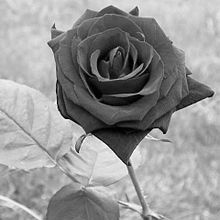
#> input picture gray_rose.jpg, 220 x 220 px
$ python fre_graphs.py
#> lines starting #> are read from the running program, lines starting #| are printed output that depends on the picture
import cv2
import numpy as np
import matplotlib.pyplot as plt
import os
import subprocess
import sys
from matplotlib import colors

img = cv2.imread('gray_rose.jpg',0)
#> img is the input picture: shape (220, 220); min 0, max 255, mean 148.4
dft = cv2.dft(np.float32(img),flags = cv2.DFT_COMPLEX_OUTPUT)
reales = []
complejos = []
for i in range(0,220):
    for j in range(0,220):
        r,c = dft[i][j]
        reales.append(r)
        complejos.append(c)
#> after the loop, complejos = 48400 items; reales = 48400 items

def img_real_frec(y,real):
    font = {'family': 'serif',
        'color':  'darkred',
        'weight': 'normal',
        'size': 16,
        }
    if(real):
        fig = plt.figure()
        x = np.arange(48400)

        plt.subplot(111)
        plt.plot(x,y,linestyle='-')
        plt.plot(np.arange(48400),np.zeros(48400),color='black',linewidth=0.01,label='zero line')
        plt.ticklabel_format(style='sci', axis='y', scilimits=(0,0))
        plt.ticklabel_format(style='sci', axis='x', scilimits=(0,0))
        plt.legend(loc=2, prop={'size': 4})
        plt.title("Real part value per frecuency",fontdict=font)
        plt.xlabel('Frecuencies',fontsize=7)
        plt.ylabel('Real part value',fontsize=7)

        plt.savefig("real_frec.pdf")
    else:
        fig = plt.figure()
        x = np.arange(48400)

        plt.subplot(111)
        plt.plot(x,y,linestyle='-')
        plt.plot(np.arange(48400),np.zeros(48400),color='black',linewidth=0.01,label='zero line')
        plt.ticklabel_format(style='sci', axis='y', scilimits=(0,0))
        plt.ticklabel_format(style='sci', axis='x', scilimits=(0,0))
        plt.legend(loc=2, prop={'size': 4})
        plt.title("Imaginary part value per frecuency",fontdict=font)
        plt.xlabel('Frecuencies',fontsize=7)
        plt.ylabel('Imaginary part value',fontsize=7)

        plt.savefig("imaginary_frec.pdf")

def img_real_sections(y,real):
    x = np.arange(48400)
    font = {'family': 'serif',
        'color':  'darkred',
        'weight': 'normal',
        'size': 5,
        }
    if(real):
        fig = plt.figure()
        plt.subplot(321)
        plt.ylim(-100,100)
        y = np.array(y)
        #print y[np.abs(y)<10]
        plt.scatter(x[np.abs(y)<10],y[np.abs(y)<10],s=1,c='red',label=r'$368 (0.76 \%)$')
        plt.scatter(x[np.abs(y)>=10],y[np.abs(y)>=10],s=1,c='gray')
        plt.plot(np.arange(48400),np.zeros(48400),color='black',linewidth=0.01,label='zero line')
        plt.ticklabel_format(style='sci', axis='y', scilimits=(0,0))
        plt.ticklabel_format(style='sci', axis='x', scilimits=(0,0))
        plt.title("Frec real part value less than 10",fontdict=font)
        plt.legend(loc=2, prop={'size': 4})
        plt.xlabel('Frecuencies',fontsize=5)
        plt.ylabel('Real part value',fontsize=5)

        plt.subplot(322)
        plt.ylim(-1000,1000)
        #print np.shape(y[np.abs(y)<100])
        plt.scatter(x[np.abs(y)<100],y[np.abs(y)<100],s=1,c='red',label=r'$3284 (6.78 \%)$')
        plt.scatter(x[np.abs(y)>=100],y[np.abs(y)>=100],s=1,c='gray')
        plt.plot(np.arange(48400),np.zeros(48400),color='black',linewidth=0.01,label='zero line')
        plt.ticklabel_format(style='sci', axis='y', scilimits=(0,0))
        plt.ticklabel_format(style='sci', axis='x', scilimits=(0,0))
        plt.title("Frec real part value less than 100",fontdict=font)
        plt.legend(loc=2, prop={'size': 4})
        plt.xlabel('Frecuencies',fontsize=5)
        plt.ylabel('Real part value',fontsize=5)

        plt.subplot(323)
        plt.ylim(-10000,10000)
        #print np.shape(y[np.abs(y)<1000])
        plt.scatter(x[np.abs(y)<1000],y[np.abs(y)<1000],s=1,c='red',label=r'$25651 (52.99\%)$')
        plt.scatter(x[np.abs(y)>=1000],y[np.abs(y)>=1000],s=1,c='gray')
        plt.plot(np.arange(48400),np.zeros(48400),color='black',linewidth=0.01,label='zero line')
        plt.ticklabel_format(style='sci', axis='y', scilimits=(0,0))
        plt.ticklabel_format(style='sci', axis='x', scilimits=(0,0))
        plt.title("Frec real part value less than 1000",fontdict=font)
        plt.legend(loc=2, prop={'size': 4})
        plt.xlabel('Frecuencies',fontsize=5)
        plt.ylabel('Real part value',fontsize=5)

        plt.subplot(324)
        plt.ylim(-100000,100000)
        #print np.shape(y[np.abs(y)<10000])
        plt.scatter(x[np.abs(y)<10000],y[np.abs(y)<10000],s=1,c='red',label=r'$ 47111 (97.33 \%)$')
        plt.scatter(x[np.abs(y)>=10000],y[np.abs(y)>=10000],s=1,c='gray')
        plt.plot(np.arange(48400),np.zeros(48400),color='black',linewidth=0.01,label='zero line')
        plt.ticklabel_format(style='sci', axis='y', scilimits=(0,0))
        plt.ticklabel_format(style='sci', axis='x', scilimits=(0,0))
        plt.title("Frec real part value less than 10.000",fontdict=font)
        plt.legend(loc=2, prop={'size': 4})
        plt.xlabel('Frecuencies',fontsize=5)
        plt.ylabel('Real part value',fontsize=5)

        plt.subplot(325)
        plt.ylim(-1000000,1000000)
        #print np.shape(y[np.abs(y)<100000])
        plt.scatter(x[np.abs(y)<100000],y[np.abs(y)<100000],s=1,c='red',label=r'$48369 (99.93 \%)$')
        plt.scatter(x[np.abs(y)>=100000],y[np.abs(y)>=100000],s=1,c='gray')
        plt.plot(np.arange(48400),np.zeros(48400),color='black',linewidth=0.01,label='zero line')
        plt.ticklabel_format(style='sci', axis='y', scilimits=(0,0))
        plt.ticklabel_format(style='sci', axis='x', scilimits=(0,0))
        plt.title("Frec real part value less than 100.000",fontdict=font)
        plt.legend(loc=2, prop={'size': 4})
        plt.xlabel('Frecuencies',fontsize=5)
        plt.ylabel('Real part value',fontsize=5)

        plt.subplot(326)
        plt.ylim(-10000000,10000000)
        #print np.shape(y[np.abs(y)<1000000])
        plt.scatter(x[np.abs(y)<1000000],y[np.abs(y)<1000000],s=1,c='red',label=r'$48397 (99.99 \%)$')
        plt.scatter(x[np.abs(y)>=1000000],y[np.abs(y)>=1000000],s=1,c='gray')
        plt.plot(np.arange(48400),np.zeros(48400),color='black',linewidth=0.01,label='zero line')
        plt.ticklabel_format(style='sci', axis='y', scilimits=(0,0))
        plt.ticklabel_format(style='sci', axis='x', scilimits=(0,0))
        plt.title("Frec real part value less than 1.000.000",fontdict=font)
        plt.legend(loc=2, prop={'size': 4})
        plt.xlabel('Frecuencies',fontsize=5)
        plt.ylabel('Real part value',fontsize=5)

        plt.tight_layout()

        plt.savefig("real_sections.pdf")
    else:
        fig = plt.figure()
        plt.subplot(321)
        plt.ylim(-100,100)
        y = np.array(y)
        plt.scatter(x[np.abs(y)<10],y[np.abs(y)<10],s=1,c='red',label=r'$306 (0.63 \%)$')
        plt.scatter(x[np.abs(y)>=10],y[np.abs(y)>=10],s=1,c='gray')
        plt.plot(np.arange(48400),np.zeros(48400),color='black',linewidth=0.01,label='zero line')
        plt.ticklabel_format(style='sci', axis='y', scilimits=(0,0))
        plt.ticklabel_format(style='sci', axis='x', scilimits=(0,0))
        plt.title("Frec imaginary part value less than 10",fontdict=font)
        plt.legend(loc=2, prop={'size': 4})
        plt.xlabel('Frecuencies',fontsize=5)
        plt.ylabel('Imaginary part value',fontsize=5)

        plt.subplot(322)
        plt.ylim(-1000,1000)
        plt.scatter(x[np.abs(y)<100],y[np.abs(y)<100],s=1,c='red',label=r'$3190 (6.59 \%)$')
        plt.scatter(x[np.abs(y)>=100],y[np.abs(y)>=100],s=1,c='gray')
        plt.plot(np.arange(48400),np.zeros(48400),color='black',linewidth=0.01,label='zero line')
        plt.ticklabel_format(style='sci', axis='y', scilimits=(0,0))
        plt.ticklabel_format(style='sci', axis='x', scilimits=(0,0))
        plt.title("Frec imaginary part value less than 100",fontdict=font)
        plt.legend(loc=2, prop={'size': 4})
        plt.xlabel('Frecuencies',fontsize=5)
        plt.ylabel('Imaginary part value',fontsize=5)

        plt.subplot(323)
        plt.ylim(-10000,10000)
        plt.scatter(x[np.abs(y)<1000],y[np.abs(y)<1000],s=1,c='red',label=r'$25494 (52.67\%)$')
        plt.scatter(x[np.abs(y)>=1000],y[np.abs(y)>=1000],s=1,c='gray')
        plt.plot(np.arange(48400),np.zeros(48400),color='black',linewidth=0.01,label='zero line')
        plt.ticklabel_format(style='sci', axis='y', scilimits=(0,0))
        plt.ticklabel_format(style='sci', axis='x', scilimits=(0,0))
        plt.title("Frec imaginary part value less than 1000",fontdict=font)
        plt.legend(loc=2, prop={'size': 4})
        plt.xlabel('Frecuencies',fontsize=5)
        plt.ylabel('Imaginary part value',fontsize=5)

        plt.subplot(324)
        plt.ylim(-100000,100000)
        plt.scatter(x[np.abs(y)<10000],y[np.abs(y)<10000],s=1,c='red',label=r'$ 47076 (97.26 \%)$')
        plt.scatter(x[np.abs(y)>=10000],y[np.abs(y)>=10000],s=1,c='gray')
        plt.plot(np.arange(48400),np.zeros(48400),color='black',linewidth=0.01,label='zero line')
        plt.ticklabel_format(style='sci', axis='y', scilimits=(0,0))
        plt.ticklabel_format(style='sci', axis='x', scilimits=(0,0))
        plt.title("Frec imaginary part value less than 10.000",fontdict=font)
        plt.legend(loc=2, prop={'size': 4})
        plt.xlabel('Frecuencies',fontsize=5)
        plt.ylabel('Imaginary part value',fontsize=5)

        plt.subplot(325)
        plt.ylim(-1000000,1000000)
        plt.scatter(x[np.abs(y)<100000],y[np.abs(y)<100000],s=1,c='red',label=r'$48364 (99.92 \%)$')
        plt.scatter(x[np.abs(y)>=100000],y[np.abs(y)>=100000],s=1,c='gray')
        plt.plot(np.arange(48400),np.zeros(48400),color='black',linewidth=0.01,label='zero line')
        plt.ticklabel_format(style='sci', axis='y', scilimits=(0,0))
        plt.ticklabel_format(style='sci', axis='x', scilimits=(0,0))
        plt.title("Frec imaginary part value less than 100.000",fontdict=font)
        plt.legend(loc=2, prop={'size': 4})
        plt.xlabel('Frecuencies',fontsize=5)
        plt.ylabel('Imaginary part value',fontsize=5)

        plt.subplot(326)
        plt.ylim(-10000000,10000000)
        plt.scatter(x[np.abs(y)<1000000],y[np.abs(y)<1000000],s=1,c='red',label=r'$48400 (100 \%)$')
        plt.scatter(x[np.abs(y)>=1000000],y[np.abs(y)>=1000000],s=1,c='gray')
        plt.plot(np.arange(48400),np.zeros(48400),color='black',linewidth=0.01,label='zero line')
        plt.ticklabel_format(style='sci', axis='y', scilimits=(0,0))
        plt.ticklabel_format(style='sci', axis='x', scilimits=(0,0))
        plt.title("Frec imaginary part value less than 1.000.000",fontdict=font)
        plt.legend(loc=2, prop={'size': 4})
        plt.xlabel('Frecuencies',fontsize=5)
        plt.ylabel('Imaginary part value',fontsize=5)

        plt.tight_layout()

        plt.savefig("imaginary_sections.pdf")

def img_real_hist(y,real):
    font = {'family': 'serif',
        'color':  'darkred',
        'weight': 'normal',
        'size': 16,
        }
    if(real):
        fig = plt.figure()
        plt.subplot(111)
        y = np.array(y)
        bins = np.arange(0,7)
        plt.xticks(bins, [r"$10^%s$" % i for i in bins])
        plt.hist(np.log10(abs(y)),log=True, bins='auto')
        plt.axhline(10,c='b',linewidth=0.1)
        plt.axhline(100,c='b',linewidth=0.1)
        plt.axhline(1000,c='b',linewidth=0.1)
        plt.axhline(1,c='b',linewidth=0.1)
        plt.xlabel('Real part value')
        plt.ylabel('Amount of frecuencies')
        plt.title("Histogram of real part values per frecuency",fontdict=font)

        plt.savefig("real_hist.pdf")
    else:
        fig = plt.figure()
        plt.subplot(111)
        y = np.array(y)
        bins = np.arange(0,10)
        plt.xticks(bins, [r"$10^%s$" % i for i in bins])
        y[0] = 10**-10
        y[110] = 10**-10
        plt.hist(np.log10(abs(y)),log=True, bins='auto')
        plt.axhline(10,c='b',linewidth=0.1)
        plt.axhline(100,c='b',linewidth=0.1)
        plt.axhline(1000,c='b',linewidth=0.1)
        plt.axhline(1,c='b',linewidth=0.1)
        plt.xlabel('Imaginary part value')
        plt.ylabel('Amount of frecuencies')
        plt.title("Histogram of imaginary part values per frecuency",fontdict=font)

        plt.savefig("imaginary_hist.pdf")

img_real_frec(reales,True)
#> in img_real_frec, `plt.savefig("real_frec.pdf")`:
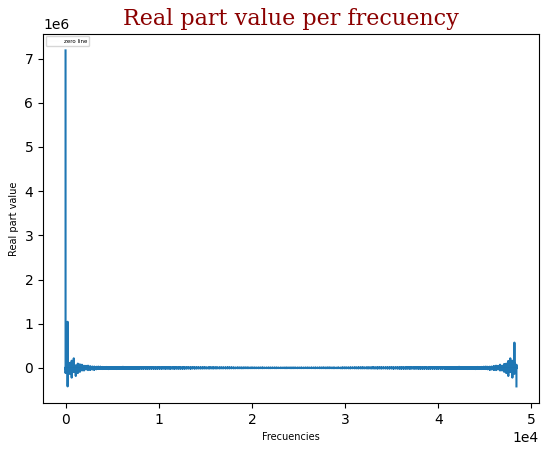
#> figure drawn by matplotlib, 1 panel; curve peaks at x = 0, y = 7184234
img_real_frec(complejos,False)
#> call 2 of img_real_frec, with real = False
#> in img_real_frec (call 2), `plt.savefig("imaginary_frec.pdf")`:
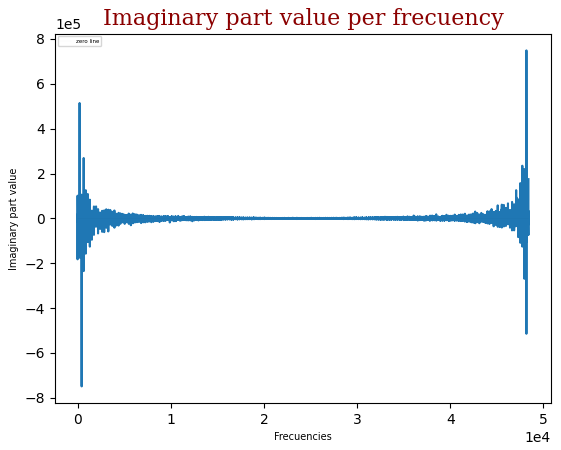
#> figure drawn by matplotlib, 1 panel; curve peaks at x = 48181, y = 749076

img_real_sections(reales,True)
#> in img_real_sections, `plt.savefig("real_sections.pdf")`:
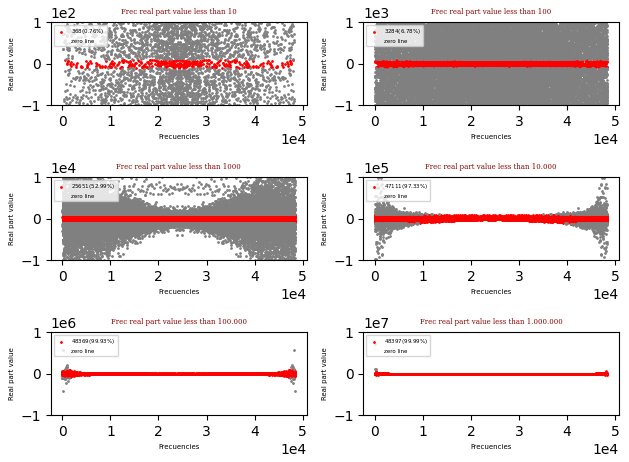
#> figure drawn by matplotlib, 6 panels
img_real_sections(complejos,False)
#> call 2 of img_real_sections, with real = False
#> in img_real_sections (call 2), `plt.savefig("imaginary_sections.pdf")`:
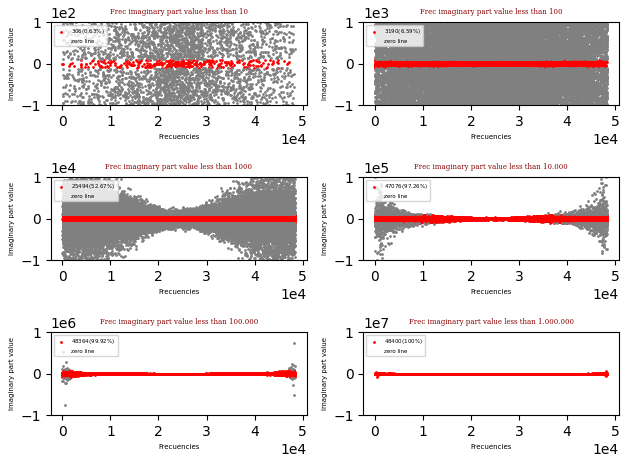
#> figure drawn by matplotlib, 6 panels

img_real_hist(reales,True)
#> in img_real_hist, `plt.savefig("real_hist.pdf")`:
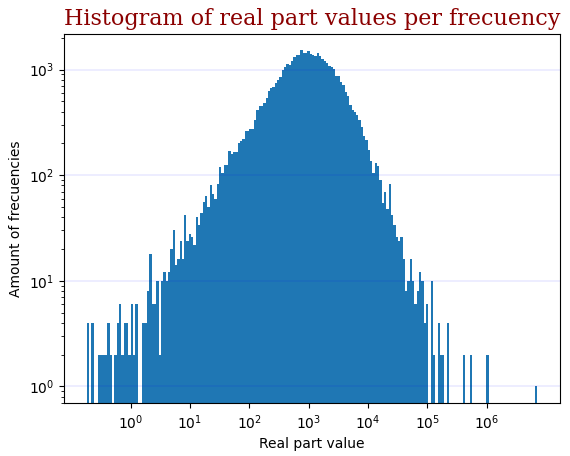
#> figure drawn by matplotlib, 1 panel; tallest bar 1518 high, from x = 2.86 to 2.9
img_real_hist(complejos,False)
#> call 2 of img_real_hist, with real = False
#> in img_real_hist (call 2), `plt.savefig("imaginary_hist.pdf")`:
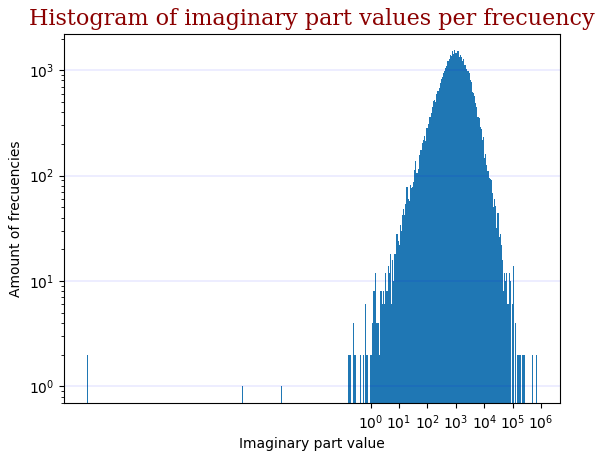
#> figure drawn by matplotlib, 1 panel; tallest bar 1544 high, from x = 2.94 to 2.98
